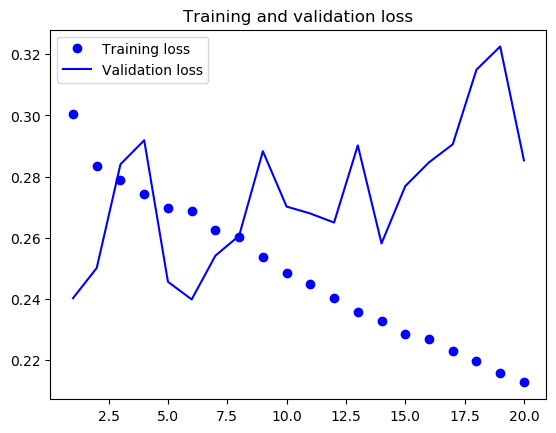

Source code (Python):
import os

data_dir = 'D:\\DataSet\\jena_climate'
fname = os.path.join(data_dir, 'jena_climate_2009_2016.csv')

f = open(fname)
data = f.read()
f.close()

lines = data.split('\n')
header = lines[0].split(',')
lines = lines[1:]

import numpy as np

float_data = np.zeros((len(lines), len(header) - 1))
for i, line in enumerate(lines):
    values = [float(x) for x in line.split(',')[1:]]
    float_data[i, :] = values

mean = float_data[:200000].mean(axis=0)
float_data -= mean
std = float_data[:200000].std(axis=0)
float_data /= std

# Generator
def generator(data, lookback, delay, min_index, max_index,
              shuffle=False, batch_size=128, step=6):
    if max_index is None:
        max_index = len(data) - delay - 1
    i = min_index + lookback
    while 1:
        if shuffle:
            rows = np.random.randint(
                min_index + lookback, max_index, size=batch_size)
        else:
            if i + batch_size >= max_index:
                i = min_index + lookback
            rows = np.arange(i, min(i + batch_size, max_index))
            i += len(rows)

        samples = np.zeros((len(rows),
                           lookback // step,
                           data.shape[-1]))
        targets = np.zeros((len(rows),))
        for j, row in enumerate(rows):
            indices = range(rows[j] - lookback, rows[j], step)
            samples[j] = data[indices]
            targets[j] = data[rows[j] + delay][1]
        yield samples, targets

lookback = 1440
step = 6
delay = 144
batch_size = 128
train_gen = generator(float_data,
                      lookback=lookback,
                      delay=delay,
                      min_index=0,
                      max_index=200000,
                      shuffle=True,
                      step=step,
                      batch_size=batch_size)
val_gen = generator(float_data,
                    lookback=lookback,
                    delay=delay,
                    min_index=200001,
                    max_index=300000,
                    shuffle=True,
                    step=step,
                    batch_size=batch_size)
test_gen = generator(float_data,
                     lookback=lookback,
                     delay=delay,
                     min_index=300001,
                     max_index=None,
                     step=step,
                     batch_size=batch_size)

val_steps = (300000 - 200001 - lookback)

test_steps = (len(float_data) - 300001 - lookback)

# GRU model

# from keras.models import Sequential
# from keras import layers
# from keras.optimizers import RMSprop
#
# model = Sequential()
# model.add(layers.GRU(32, input_shape=(None, float_data.shape[-1])))
# model.add(layers.Dense(1))
#
# model.compile(optimizer=RMSprop(), loss='mae')
# history = model.fit_generator(train_gen,
#                               steps_per_epoch=500,
#                               epochs=20,
#                               validation_data=val_gen,
#                               validation_steps=10000)
# model.save('gru.h5')
#
# # plotting
# import matplotlib.pyplot as plt
#
# loss = history.history['loss']
# val_loss = history.history['val_loss']
#
# epochs = range(1, len(loss) + 1)
#
# plt.figure()
#
# plt.plot(epochs, loss, 'bo', label='Training loss')
# plt.plot(epochs, val_loss, 'b', label='Validation loss')
# plt.title('Training and validation loss')
# plt.legend()
# plt.savefig('gru.png', bbox_inches='tight')
# # plt.show()

# Gru with dropout

# from tensorflow.keras.models import Sequential
# from tensorflow.keras import layers
# from tensorflow.keras.optimizers import RMSprop
#
# model = Sequential()
# model.add(layers.GRU(32,
#                      dropout=0.2,
#                      recurrent_dropout=0.2,
#                      input_shape=(None, float_data.shape[-1])))
# model.add(layers.Dense(1))
#
# model.compile(optimizer=RMSprop(), loss='mae')
# history = model.fit_generator(train_gen,
#                               steps_per_epoch=500,
#                               epochs=40,
#                               validation_data=val_gen,
#                               validation_steps=1000)
# model.save('gruDropout.h5')
# Epoch 1/40
# 500/500 [==============================] - 482s 965ms/step - loss: 0.3368 - val_loss: 0.2763
# Epoch 2/40
# 500/500 [==============================] - 482s 965ms/step - loss: 0.3022 - val_loss: 0.2808
# Epoch 3/40
# 500/500 [==============================] - 479s 958ms/step - loss: 0.2977 - val_loss: 0.2699
# Epoch 4/40
# 500/500 [==============================] - 483s 966ms/step - loss: 0.2928 - val_loss: 0.2709
# Epoch 5/40
# 500/500 [==============================] - 725s 1s/step - loss: 0.2891 - val_loss: 0.2759
# Epoch 6/40
# 500/500 [==============================] - 492s 985ms/step - loss: 0.2838 - val_loss: 0.2687
# Epoch 7/40
# 500/500 [==============================] - 489s 978ms/step - loss: 0.2806 - val_loss: 0.2668
# Epoch 8/40
# 500/500 [==============================] - 484s 968ms/step - loss: 0.2770 - val_loss: 0.2686
# Epoch 9/40
# 500/500 [==============================] - 488s 976ms/step - loss: 0.2728 - val_loss: 0.2682
# Epoch 10/40
# 500/500 [==============================] - 487s 975ms/step - loss: 0.2711 - val_loss: 0.2694
# Epoch 11/40
# 500/500 [==============================] - 479s 959ms/step - loss: 0.2685 - val_loss: 0.2722
# Epoch 12/40
# 500/500 [==============================] - 475s 950ms/step - loss: 0.2644 - val_loss: 0.2771
# Epoch 13/40
# 500/500 [==============================] - 475s 951ms/step - loss: 0.2624 - val_loss: 0.2824
# Epoch 14/40
# 500/500 [==============================] - 473s 945ms/step - loss: 0.2595 - val_loss: 0.2860
# Epoch 15/40
# 500/500 [==============================] - 479s 957ms/step - loss: 0.2571 - val_loss: 0.2847
# Epoch 16/40
# 500/500 [==============================] - 579s 1s/step - loss: 0.2556 - val_loss: 0.2874
# Epoch 17/40
# 500/500 [==============================] - 1020s 2s/step - loss: 0.2531 - val_loss: 0.2870
# Epoch 18/40
# 500/500 [==============================] - 986s 2s/step - loss: 0.2516 - val_loss: 0.2992
# Epoch 19/40
# 500/500 [==============================] - 517s 1s/step - loss: 0.2503 - val_loss: 0.2941
# Epoch 20/40
# 500/500 [==============================] - 490s 979ms/step - loss: 0.2469 - val_loss: 0.3014
# Epoch 21/40
# 500/500 [==============================] - 485s 969ms/step - loss: 0.2457 - val_loss: 0.3117
# Epoch 22/40
# 500/500 [==============================] - 488s 976ms/step - loss: 0.2429 - val_loss: 0.2976
# Epoch 23/40
# 500/500 [==============================] - 499s 999ms/step - loss: 0.2422 - val_loss: 0.3083
# Epoch 24/40
# 500/500 [==============================] - 479s 958ms/step - loss: 0.2413 - val_loss: 0.3098
# Epoch 25/40
# 500/500 [==============================] - 482s 965ms/step - loss: 0.2392 - val_loss: 0.3161
# Epoch 26/40
# 500/500 [==============================] - 483s 966ms/step - loss: 0.2374 - val_loss: 0.3134
# Epoch 27/40
# 500/500 [==============================] - 499s 998ms/step - loss: 0.2359 - val_loss: 0.3153
# Epoch 28/40
# 500/500 [==============================] - 723s 1s/step - loss: 0.2337 - val_loss: 0.3228
# Epoch 29/40
# 500/500 [==============================] - 681s 1s/step - loss: 0.2348 - val_loss: 0.3181
# Epoch 30/40
# 500/500 [==============================] - 675s 1s/step - loss: 0.2306 - val_loss: 0.3158
# Epoch 31/40
# 500/500 [==============================] - 762s 2s/step - loss: 0.2307 - val_loss: 0.3179
# Epoch 32/40
# 500/500 [==============================] - 940s 2s/step - loss: 0.2287 - val_loss: 0.3231
# Epoch 33/40
# 500/500 [==============================] - 671s 1s/step - loss: 0.2280 - val_loss: 0.3200
# Epoch 34/40
# 500/500 [==============================] - 477s 955ms/step - loss: 0.2281 - val_loss: 0.3217
# Epoch 35/40
# 500/500 [==============================] - 477s 954ms/step - loss: 0.2255 - val_loss: 0.3236
# Epoch 36/40
# 500/500 [==============================] - 477s 953ms/step - loss: 0.2280 - val_loss: 0.3308
# Epoch 37/40
# 500/500 [==============================] - 494s 988ms/step - loss: 0.2242 - val_loss: 0.3216
# Epoch 38/40
# 500/500 [==============================] - 484s 967ms/step - loss: 0.2225 - val_loss: 0.3298
# Epoch 39/40
# 500/500 [==============================] - 481s 961ms/step - loss: 0.2235 - val_loss: 0.3256
# Epoch 40/40
# 500/500 [==============================] - 480s 961ms/step - loss: 0.2208 - val_loss: 0.3306

# two layer GRU

from tensorflow.keras.models import Sequential
from tensorflow.keras import layers
from tensorflow.keras.optimizers import RMSprop

model = Sequential()
model.add(layers.GRU(32,
                     dropout=0.1,
                     recurrent_dropout=0.5,
                     return_sequences=True,
                     input_shape=(None, float_data.shape[-1])))
model.add(layers.GRU(64, activation='relu',
                     dropout=0.1,
                     recurrent_dropout=0.5))
model.add(layers.Dense(1))

model.compile(optimizer=RMSprop(), loss='mae')
history = model.fit(train_gen,
                    steps_per_epoch=500,
                    epochs=20,
                    validation_data=val_gen,
                    validation_steps=1000)
model.save('gru2layerDropout.h5')

# plotting
import matplotlib.pyplot as plt

loss = history.history['loss']
val_loss = history.history['val_loss']

epochs = range(1, len(loss) + 1)

plt.figure()

plt.plot(epochs, loss, 'bo', label='Training loss')
plt.plot(epochs, val_loss, 'b', label='Validation loss')
plt.title('Training and validation loss')
plt.legend()
plt.savefig('gru2layerDropout.png', bbox_inches='tight')
